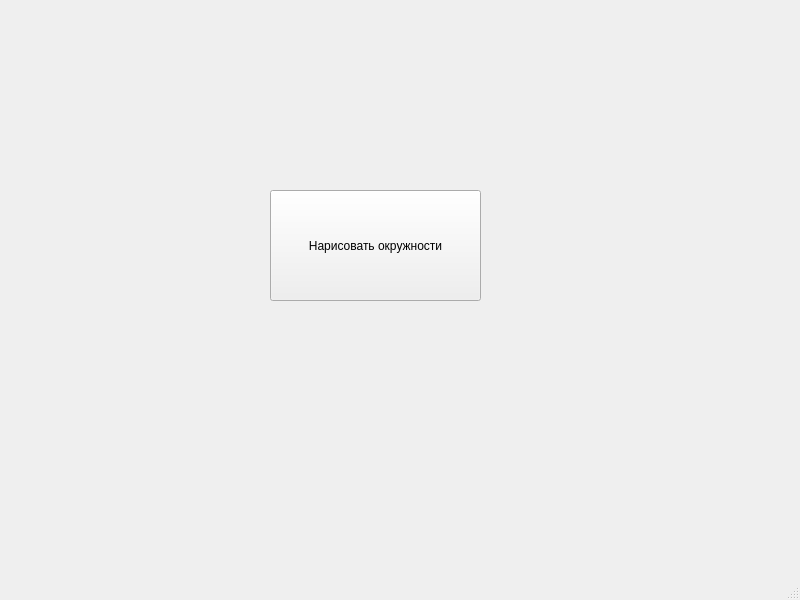
<?xml version="1.0" encoding="UTF-8"?>
<ui version="4.0">
 <class>MainWindow</class>
 <widget class="QMainWindow" name="MainWindow">
  <property name="geometry">
   <rect>
    <x>0</x>
    <y>0</y>
    <width>800</width>
    <height>600</height>
   </rect>
  </property>
  <property name="windowTitle">
   <string>Git и желтые окружности</string>
  </property>
  <widget class="QWidget" name="centralwidget">
   <widget class="QPushButton" name="pushButton">
    <property name="geometry">
     <rect>
      <x>270</x>
      <y>190</y>
      <width>211</width>
      <height>111</height>
     </rect>
    </property>
    <property name="text">
     <string>Нарисовать окружности</string>
    </property>
   </widget>
  </widget>
  <widget class="QMenuBar" name="menubar">
   <property name="geometry">
    <rect>
     <x>0</x>
     <y>0</y>
     <width>800</width>
     <height>21</height>
    </rect>
   </property>
  </widget>
  <widget class="QStatusBar" name="statusbar"/>
 </widget>
 <resources/>
 <connections/>
</ui>
